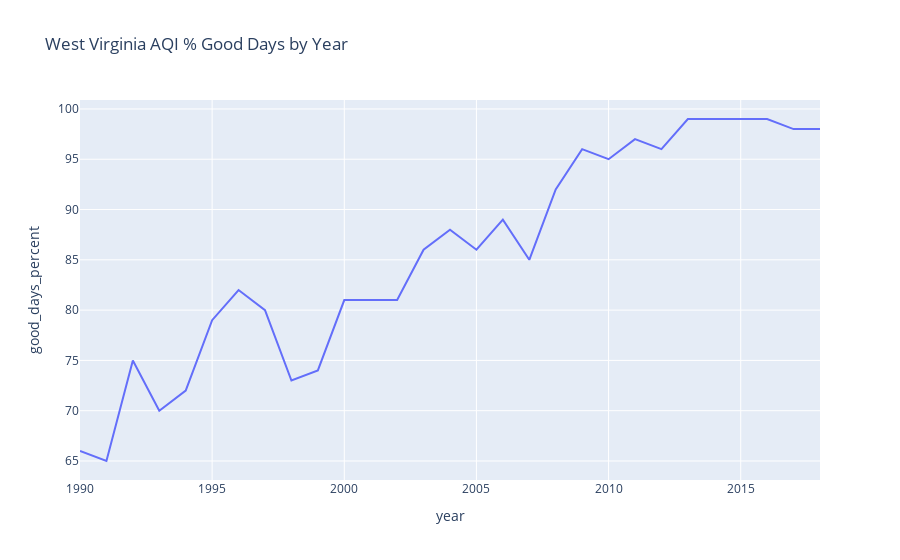

Source (notebook cell):
### Code cell
fig = px.line(
    wv_aqi_df, 
    x="year", 
    y="good_days_percent",
    hover_data=['state'],
    title="West Virginia AQI % Good Days by Year"
)
fig.show()

### Figure 1 — Plotly figure (JSON) as saved in the notebook; plotly's stock layout.template omitted (floating-point values rounded to 4 significant figures)
{"data": [{"customdata": [["WV"], ["WV"], ["WV"], ["WV"], ["WV"], ["WV"], ["WV"], ["WV"], ["WV"], ["WV"], ["WV"], ["WV"], ["WV"], ["WV"], ["WV"], ["WV"], ["WV"], ["WV"], ["WV"], ["WV"], ["WV"], ["WV"], ["WV"], ["WV"], ["WV"], ["WV"], ["WV"], ["WV"], ["WV"]], "hoverlabel": {"namelength": 0}, "hovertemplate": "year=%{x}<br>good_days_percent=%{y}<br>state=%{customdata[0]}", "legendgroup": "", "line": {"color": "#636efa", "dash": "solid"}, "mode": "lines", "name": "", "showlegend": false, "type": "scatter", "x": [1990, 1991, 1992, 1993, 1994, 1995, 1996, 1997, 1998, 1999, 2000, 2001, 2002, 2003, 2004, 2005, 2006, 2007, 2008, 2009, 2010, 2011, 2012, 2013, 2014, 2015, 2016, 2017, 2018], "xaxis": "x", "y": [66, 65, 75, 70, 72, 79, 82, 80, 73, 74, 81, 81, 81, 86, 88, 86, 89, 85, 92, 96, 95, 97, 96, 99, 99, 99, 99, 98, 98], "yaxis": "y"}], "layout": {"legend": {"tracegroupgap": 0}, "title": {"text": "West Virginia AQI % Good Days by Year"}, "xaxis": {"anchor": "y", "domain": [0, 1], "title": {"text": "year"}}, "yaxis": {"anchor": "x", "domain": [0, 1], "title": {"text": "good_days_percent"}}}}
